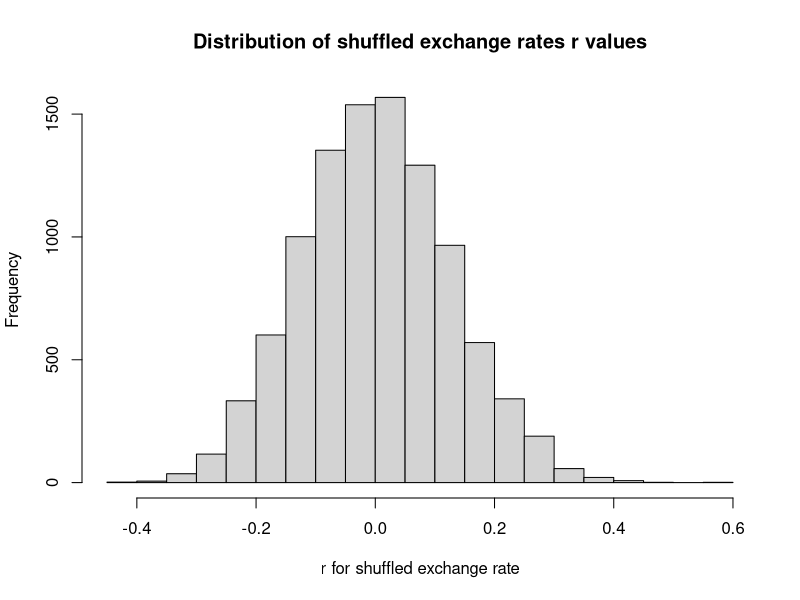

Generate this figure with R:
## ---- chunk 1
exchange_df <- read.csv('data/exchange_rates.csv')
exchange_rates <- exchange_df$exchange_rate
money_supply <- exchange_df$money_supply
## ---- chunk 2
# Correlation.
actual_r <- cor(exchange_rates, money_supply)
actual_r
## ---- chunk 3
n_trials <- 10000
results <- numeric(n_trials)

for (i in 1:n_trials) {
    shuffled_rates <- sample(exchange_rates)
    fake_r <- cor(shuffled_rates, money_supply)
    results[i] <- fake_r
}

hist(results, breaks=25,
     main='Distribution of shuffled exchange rates r values',
     xlab='r for shuffled exchange rate')

k <- sum(results >= actual_r)
kk <- k / n_trials

message('p shuffled r >= actual: ', round(kk, 3))
